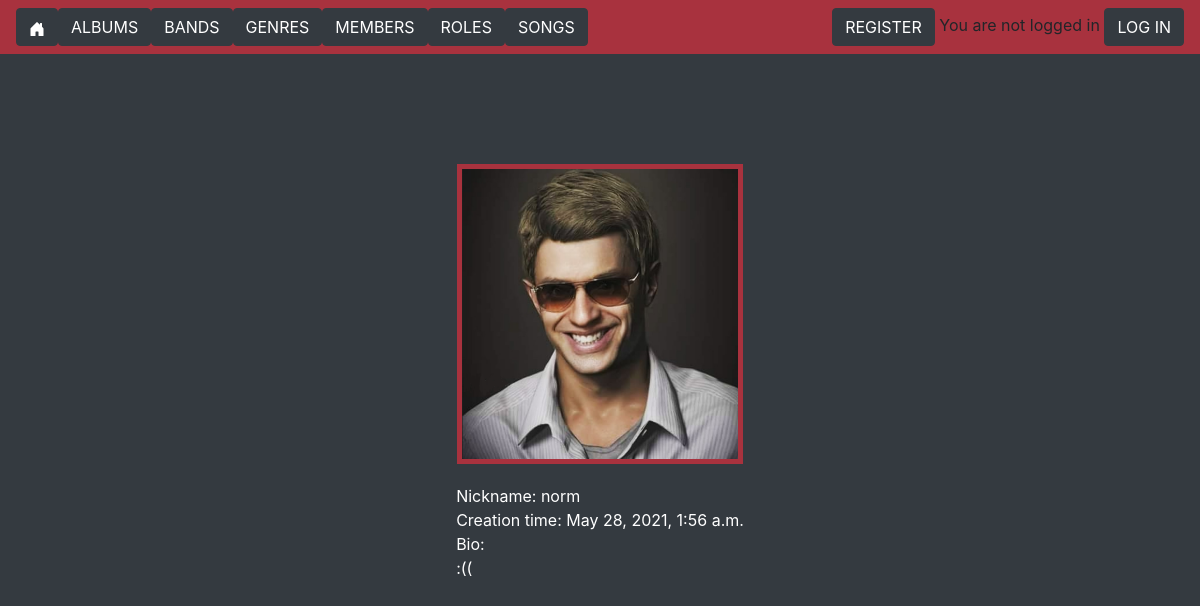
/profile_page/12/, run on the app's committed database.
### zotify/models.py (models this page shows, shortened)
class Profile(models.Model):
    user = models.OneToOneField(User, on_delete=models.CASCADE)
    create_time = models.DateTimeField(auto_now_add=True, null=True)
    bio = models.CharField(max_length=500, null=True)
    image = models.FileField(blank=True, null=True, default='image0.gif')

### zotify/views.py (the view)
# urls.py: path('profile_page/<int:user_id>/', views.profile_page, name='profile_page'),
def profile_page(request, user_id):
    profile = Profile.objects.get(user=user_id)
    return render(request, 'zotify/profile_page.html', {'profile': profile})

### zotify/templates/zotify/profile_page.html
{% extends "zotify/main.html" %}
{% block content %}
{% load static %}
<link rel="stylesheet" type="text/css" href="{% static 'zotify/profile.css' %}">
<ul>
    <img src="{{profile.image.url}}" class="imag">
    <li>Nickname: {{profile.user}}</li>
    <li>Creation time: {{profile.create_time}}</li>
    <li>Bio: <br/> {{profile.bio}}</li>
</ul>
{% endblock content %}

### zotify/static/zotify/main.css (style rules this page uses)
.bg-color { background: rgb(52, 58, 64) !important; }
.imag { margin: 10px auto 20px; display: block; max-width: 1200px; }

### zotify/static/zotify/profile.css (style rules this page uses)
ul { padding: 100px ; display: table; margin: 0 auto; color: white; list-style-type: none; }
.imag { display: block; margin-left: auto; margin-right: auto; max-width: 300px; max-height: 300px; border: 5px solid #a8323e; }

### data on the page
Profile: image (picture), user "norm", create_time "May 28, 2021, 1:56 a.m.", bio ":(("
